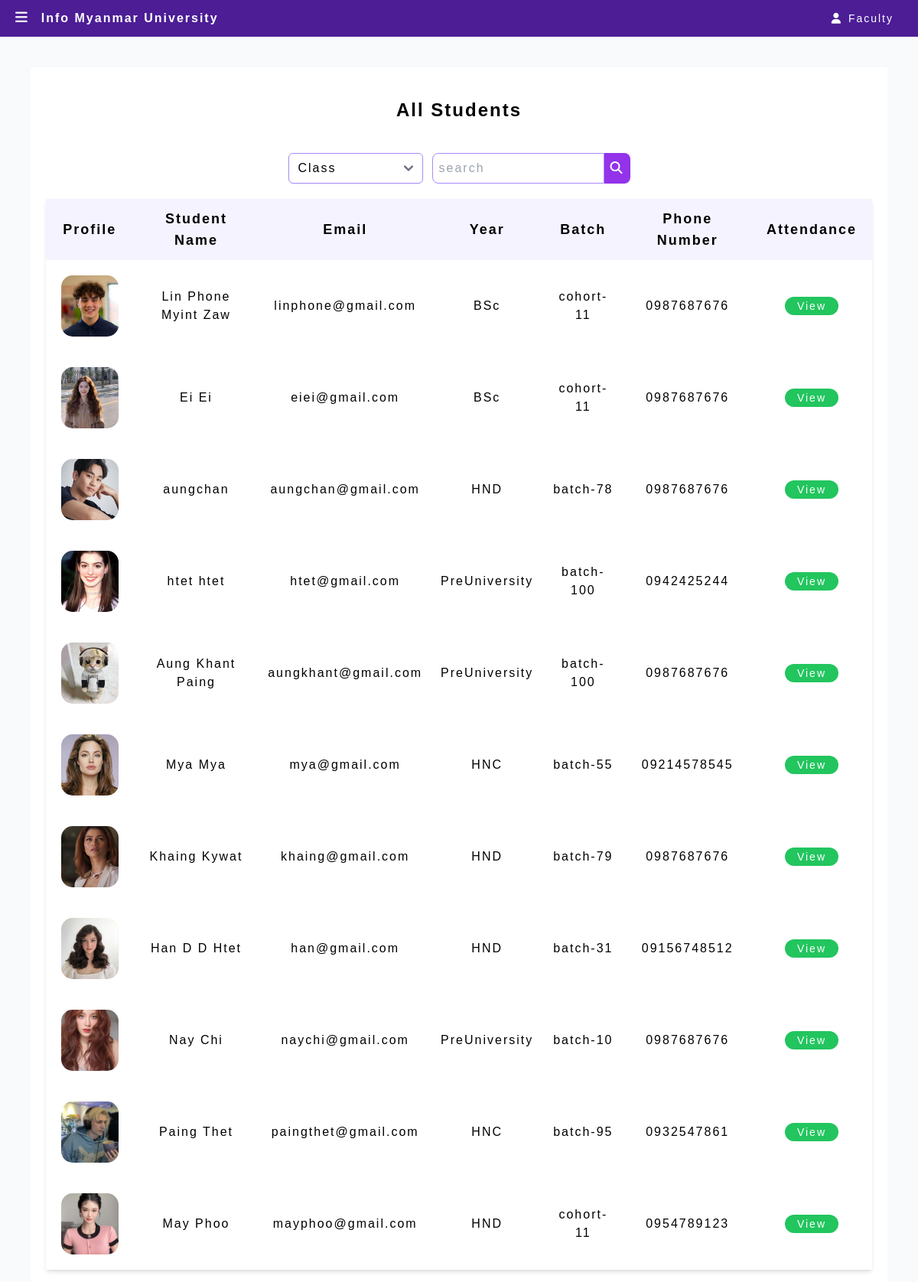
/adminstudentInfo (signed in), run on the app's committed database.
### Website/models.py (models this page shows)
class Student(db.Model, UserMixin): # user object
    id = db.Column(db.Integer, primary_key=True)
    email = db.Column(db.String(150), unique=True)
    name = db.Column(db.String(150))
    password = db.Column(db.String(150))
    year = db.Column(db.Integer, db.ForeignKey('year.id'))
    batch = db.Column(db.String(150))
    phone = db.Column(db.String(150))
    profile = db.Column(db.String(300))
    attendances = db.relationship('Attendance')

class Year(db.Model):
    id = db.Column(db.Integer, primary_key=True)
    year_name = db.Column(db.String(150))
    students = db.relationship('Student')
    attendances = db.relationship('Attendance')

### app.py (the view)
@app.route('/adminstudentInfo', methods=['GET', 'POST'])
def adminStudentInfo():
    if 'admin_id' not in session:
        return redirect(url_for('adminLogin'))
    else:
        return adminstudentinfo()

### Website/adminfeatues.py (called while the page is built)
def adminstudentinfo():
    students = Student.query.all()
    allyears = Year.query.all()
    years = {year.id: year.year_name for year in allyears}
    student_year = ""
    return render_template("adminstudentInfo.html", students=students, allyears=allyears, years = years, student_year=student_year)

### Website/templates/adminstudentInfo.html (shortened to what this page needs)
{% extends "adminlayout.html" %} {% block title %}Student Information{% endblock%}
{% block content %}
<div class="m-10 p-5 flex flex-col justify-center items-center bg-white overflow-x-auto">
  <h3 class="mt-5 text-2xl font-semibold mb-10 text-center">{% if student_year %} {{ student_year}} Students {% else %} All Students {% endif %}</h3>
  <div class="mb-5 flex md:flex-row items-center">
    <select class="block h-10 px-2 bg-white border border-violet-400 px-3 rounded-md shadow-sm focus:outline-none focus:border-violet-500" name="year" id="year">
      <option value="">Class</option>
    </select>
      <form id="searchForm" class="flex">
        <input type="text" class="border border-violet-400 h-10 px-2 ml-3 mr-0 rounded-l-lg focus:outline-none focus:border-violet-800" id="searchvalue" name="searchvalue" placeholder="search"/>
        <button id="searchButton" class="m-0 h-10 px-2 text-white bg-purple-600 rounded-r-lg hover:scale-110 hover:bg-purple-400"><i class="fas fa-search"></i></button>
      </form>
  </div>
  <table class="text-center shadow-md">
    <thead class="bg-violet-50 text-lg font-semibold">
      <tr>
        <th class="py-3 px-5">Profile</th>
        <th class="py-3 px-5">Student Name</th>
        <th class="py-3 px-5">Email</th>
        <th class="py-3 px-5">Year</th>
        <th class="py-3 px-5">Batch</th>
        <th class="py-3 px-5">Phone Number</th>
        <th class="py-3 px-5">Attendance</th>
      </tr>
    </thead>
    <tbody id="student-table-body">
          {% for student in students: %}
          <tr>
            <td class="p-3">
              <img class=" w-24 h-24 object-cover p-2" style="border-radius:23px" src="{{ url_for('static', filename='images/' + student.profile) }}" alt="user photo">
            </td>
            <td class="p-3 student-name">{{ student.name }}</td>
            <td class="p-3 student-email">{{ student.email }}</td>
            <td class="p-3">{{ years[student.year] }}</td>
            <td class="p-3">{{ student.batch }}</td>
            <td class="p-3">{{ student.phone }}</td>
            <td class="p-3">
              <a href="/eachAttendance/{{student.id}}" class="bg-green-500 text-white text-sm px-4 py-1 rounded-3xl hover:bg-green-400 focus:outline-none focus:bg-green-400" data-item-id="2">
                View</a>
            </td>
          </tr>
          {% endfor %}
    </tbody>
  </table>
</div>
{% endblock %}

### Website/templates/adminlayout.html (shortened to what this page needs)
<!DOCTYPE html>
<html lang="en">
  <head>
    <script src="https://cdn.tailwindcss.com"></script>
    <link href="https://cdnjs.cloudflare.com/ajax/libs/flowbite/2.3.0/flowbite.min.css" rel="stylesheet" />
    <link
      rel="stylesheet"
      type="text/css"
      href="{{ url_for('static', filename='css/index.css') }}"
    />
  </head>
  <body>
    <div id="main" class="bg-slate-50">
      <div class="top-0 w-full sticky">
        <ul class="p-1 bg-violet-900 text-white flex justify-between items-center list-none overflow-hidden">
          <div>
          <li class="mx-2 text-white flex flex-row justify-center items-center">
            <div class="px-2">
              <i class="fa-solid fa-bars text-lg cursor-pointer hover:text-slate-200 transition" onclick="ToggleNav()"></i>
            </div>
            <div class="px-2">
              <h3 class="my-2 text-md font-semibold">Info Myanmar University</h3>
            </div>
          </li>
        </div>
        <div>
          <li class="mx-2">
            <button id="dropdownHoverButton" data-dropdown-toggle="dropdownHover" data-dropdown-trigger="hover" class="text-white hover:text-violet-50 font-medium rounded-lg text-sm px-5 py-2.5 text-center inline-flex items-center dark:bg-violet-600 dark:hover:bg-violet-700 " type="button">
              <i class="fa-solid fa-user text-md mx-2"></i>
              <p class="text-sm">
                  {% if session.get('admin')['admin_rolecode'] == 'S1001' %}
                  System Admin
                  {% else %}
                  Faculty
                  {% endif %}
                </p>
              </button>
          </li>
        </div>
        </ul>
      </div>
        {% block content %} {% endblock %}
      </div>
  </body>
</html>

### Website/static/css/index.css (style rules this page uses)
html { font-family: Tahoma, sans-serif !important; letter-spacing: 2px; }
#main { transition: margin-left .5s; }

### data on the page
Student: profile (picture), name "Lin Phone Myint Zaw", email "linphone@gmail.com", year.year_name "BSc", batch "cohort-11", phone "0987687676"
Student: profile (picture), name "Ei Ei", email "eiei@gmail.com", year.year_name "BSc", batch "cohort-11", phone "0987687676"
Student: profile (picture), name "aungchan", email "aungchan@gmail.com", year.year_name "HND", batch "batch-78", phone "0987687676"
Student: profile (picture), name "htet htet", email "htet@gmail.com", year.year_name "PreUniversity", batch "batch-100", phone "0942425244"
Student: profile (picture), name "Aung Khant Paing", email "aungkhant@gmail.com", year.year_name "PreUniversity", batch "batch-100", phone "0987687676"
Student: profile (picture), name "Mya Mya", email "mya@gmail.com", year.year_name "HNC", batch "batch-55", phone "09214578545"
Student: profile (picture), name "Khaing Kywat", email "khaing@gmail.com", year.year_name "HND", batch "batch-79", phone "0987687676"
Student: profile (picture), name "Han D D Htet", email "han@gmail.com", year.year_name "HND", batch "batch-31", phone "09156748512"
Student: profile (picture), name "Nay Chi", email "naychi@gmail.com", year.year_name "PreUniversity", batch "batch-10", phone "0987687676"
Student: profile (picture), name "Paing Thet", email "paingthet@gmail.com", year.year_name "HNC", batch "batch-95", phone "0932547861"
Student: profile (picture), name "May Phoo", email "mayphoo@gmail.com", year.year_name "HND", batch "cohort-11", phone "0954789123"
